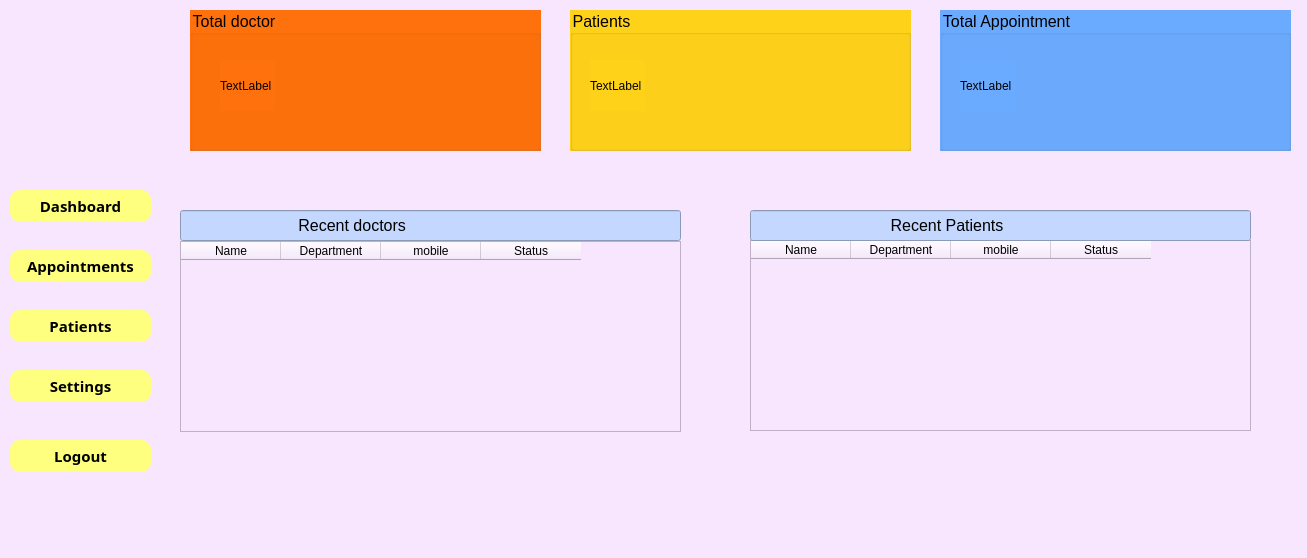
<?xml version="1.0" encoding="UTF-8"?>
<ui version="4.0">
 <class>MainWindow</class>
 <widget class="QMainWindow" name="MainWindow">
  <property name="geometry">
   <rect>
    <x>0</x>
    <y>0</y>
    <width>1307</width>
    <height>558</height>
   </rect>
  </property>
  <property name="windowTitle">
   <string>MainWindow</string>
  </property>
  <property name="styleSheet">
   <string notr="true">background-color: rgb(255, 170, 255);
background-color: rgb(248, 230, 255);</string>
  </property>
  <widget class="QWidget" name="centralwidget">
   <widget class="QPushButton" name="pushButton">
    <property name="geometry">
     <rect>
      <x>10</x>
      <y>190</y>
      <width>141</width>
      <height>32</height>
     </rect>
    </property>
    <property name="font">
     <font>
      <family>MS Reference Sans Serif</family>
      <pointsize>11</pointsize>
      <weight>75</weight>
      <italic>false</italic>
      <bold>true</bold>
      <underline>false</underline>
      <strikeout>false</strikeout>
      <kerning>true</kerning>
     </font>
    </property>
    <property name="styleSheet">
     <string notr="true">selection-color: rgb(255, 255, 127);
background-color: rgb(255, 255, 127);
color: black;
border-radius: 10px;</string>
    </property>
    <property name="text">
     <string>Dashboard</string>
    </property>
    <property name="default">
     <bool>false</bool>
    </property>
    <property name="flat">
     <bool>false</bool>
    </property>
   </widget>
   <widget class="QPushButton" name="pushButton_2">
    <property name="geometry">
     <rect>
      <x>10</x>
      <y>250</y>
      <width>141</width>
      <height>32</height>
     </rect>
    </property>
    <property name="font">
     <font>
      <family>MS Reference Sans Serif</family>
      <pointsize>11</pointsize>
      <weight>75</weight>
      <italic>false</italic>
      <bold>true</bold>
      <underline>false</underline>
      <strikeout>false</strikeout>
      <kerning>true</kerning>
     </font>
    </property>
    <property name="styleSheet">
     <string notr="true">background-color: rgb(149, 79, 255);
background-color: rgb(255, 195, 98);
background-color: rgb(114, 67, 255);
background-color: rgb(255, 255, 127);
border-radius: 10px;</string>
    </property>
    <property name="text">
     <string>Appointments</string>
    </property>
    <property name="default">
     <bool>false</bool>
    </property>
    <property name="flat">
     <bool>false</bool>
    </property>
   </widget>
   <widget class="QPushButton" name="pushButton_4">
    <property name="geometry">
     <rect>
      <x>10</x>
      <y>310</y>
      <width>141</width>
      <height>32</height>
     </rect>
    </property>
    <property name="font">
     <font>
      <family>MS Reference Sans Serif</family>
      <pointsize>11</pointsize>
      <weight>75</weight>
      <italic>false</italic>
      <bold>true</bold>
      <underline>false</underline>
      <strikeout>false</strikeout>
      <kerning>true</kerning>
     </font>
    </property>
    <property name="styleSheet">
     <string notr="true">background-color: rgb(255, 255, 127);
border-radius: 10px;</string>
    </property>
    <property name="text">
     <string>Patients</string>
    </property>
    <property name="default">
     <bool>false</bool>
    </property>
    <property name="flat">
     <bool>false</bool>
    </property>
   </widget>
   <widget class="QPushButton" name="pushButton_5">
    <property name="geometry">
     <rect>
      <x>10</x>
      <y>370</y>
      <width>141</width>
      <height>32</height>
     </rect>
    </property>
    <property name="font">
     <font>
      <family>MS Reference Sans Serif</family>
      <pointsize>11</pointsize>
      <weight>75</weight>
      <italic>false</italic>
      <bold>true</bold>
      <underline>false</underline>
      <strikeout>false</strikeout>
      <kerning>true</kerning>
     </font>
    </property>
    <property name="styleSheet">
     <string notr="true">background-color: rgb(255, 255, 127);
border-radius: 10px;</string>
    </property>
    <property name="text">
     <string>Settings</string>
    </property>
    <property name="default">
     <bool>false</bool>
    </property>
    <property name="flat">
     <bool>false</bool>
    </property>
   </widget>
   <widget class="QPushButton" name="pushButton_6">
    <property name="geometry">
     <rect>
      <x>10</x>
      <y>440</y>
      <width>141</width>
      <height>32</height>
     </rect>
    </property>
    <property name="font">
     <font>
      <family>MS Reference Sans Serif</family>
      <pointsize>11</pointsize>
      <weight>75</weight>
      <italic>false</italic>
      <bold>true</bold>
      <underline>false</underline>
      <strikeout>false</strikeout>
      <kerning>true</kerning>
     </font>
    </property>
    <property name="styleSheet">
     <string notr="true">background-color: rgb(255, 255, 127);
border-radius: 10px;</string>
    </property>
    <property name="text">
     <string>Logout</string>
    </property>
    <property name="default">
     <bool>false</bool>
    </property>
    <property name="flat">
     <bool>false</bool>
    </property>
   </widget>
   <widget class="QLabel" name="label">
    <property name="geometry">
     <rect>
      <x>-20</x>
      <y>-10</y>
      <width>181</width>
      <height>151</height>
     </rect>
    </property>
    <property name="text">
     <string/>
    </property>
    <property name="pixmap">
     <pixmap>images.png</pixmap>
    </property>
   </widget>
   <widget class="QGroupBox" name="groupBox">
    <property name="geometry">
     <rect>
      <x>190</x>
      <y>10</y>
      <width>351</width>
      <height>141</height>
     </rect>
    </property>
    <property name="font">
     <font>
      <pointsize>12</pointsize>
     </font>
    </property>
    <property name="styleSheet">
     <string notr="true">background-color: rgb(255, 113, 12);

</string>
    </property>
    <property name="title">
     <string>Total doctor</string>
    </property>
    <widget class="QLabel" name="label_3">
     <property name="geometry">
      <rect>
       <x>30</x>
       <y>50</y>
       <width>55</width>
       <height>51</height>
      </rect>
     </property>
     <property name="text">
      <string>TextLabel</string>
     </property>
    </widget>
   </widget>
   <widget class="QGroupBox" name="groupBox_2">
    <property name="geometry">
     <rect>
      <x>570</x>
      <y>10</y>
      <width>341</width>
      <height>141</height>
     </rect>
    </property>
    <property name="font">
     <font>
      <pointsize>12</pointsize>
     </font>
    </property>
    <property name="styleSheet">
     <string notr="true">background-color: rgb(255, 210, 26);</string>
    </property>
    <property name="title">
     <string>Patients</string>
    </property>
    <widget class="QLabel" name="label_2">
     <property name="geometry">
      <rect>
       <x>20</x>
       <y>50</y>
       <width>55</width>
       <height>51</height>
      </rect>
     </property>
     <property name="text">
      <string>TextLabel</string>
     </property>
    </widget>
   </widget>
   <widget class="QGroupBox" name="groupBox_3">
    <property name="geometry">
     <rect>
      <x>940</x>
      <y>10</y>
      <width>351</width>
      <height>141</height>
     </rect>
    </property>
    <property name="font">
     <font>
      <pointsize>12</pointsize>
     </font>
    </property>
    <property name="styleSheet">
     <string notr="true">background-color: rgb(107, 171, 255);</string>
    </property>
    <property name="title">
     <string>Total Appointment</string>
    </property>
    <widget class="QLabel" name="label_4">
     <property name="geometry">
      <rect>
       <x>20</x>
       <y>50</y>
       <width>55</width>
       <height>51</height>
      </rect>
     </property>
     <property name="text">
      <string>TextLabel</string>
     </property>
    </widget>
   </widget>
   <widget class="QTableWidget" name="tableWidget">
    <property name="geometry">
     <rect>
      <x>180</x>
      <y>241</y>
      <width>501</width>
      <height>191</height>
     </rect>
    </property>
    <column>
     <property name="text">
      <string>Name</string>
     </property>
    </column>
    <column>
     <property name="text">
      <string>Department</string>
     </property>
    </column>
    <column>
     <property name="text">
      <string>mobile</string>
     </property>
    </column>
    <column>
     <property name="text">
      <string>Status</string>
     </property>
    </column>
   </widget>
   <widget class="QLineEdit" name="lineEdit">
    <property name="geometry">
     <rect>
      <x>180</x>
      <y>210</y>
      <width>501</width>
      <height>31</height>
     </rect>
    </property>
    <property name="font">
     <font>
      <pointsize>12</pointsize>
     </font>
    </property>
    <property name="styleSheet">
     <string notr="true">background-color: rgb(196, 215, 255);</string>
    </property>
    <property name="text">
     <string>                          Recent doctors</string>
    </property>
   </widget>
   <widget class="QTableWidget" name="tableWidget_2">
    <property name="geometry">
     <rect>
      <x>750</x>
      <y>240</y>
      <width>501</width>
      <height>191</height>
     </rect>
    </property>
    <column>
     <property name="text">
      <string>Name</string>
     </property>
    </column>
    <column>
     <property name="text">
      <string>Department</string>
     </property>
    </column>
    <column>
     <property name="text">
      <string>mobile</string>
     </property>
    </column>
    <column>
     <property name="text">
      <string>Status</string>
     </property>
    </column>
   </widget>
   <widget class="QLineEdit" name="lineEdit_2">
    <property name="geometry">
     <rect>
      <x>750</x>
      <y>210</y>
      <width>501</width>
      <height>31</height>
     </rect>
    </property>
    <property name="font">
     <font>
      <pointsize>12</pointsize>
     </font>
    </property>
    <property name="styleSheet">
     <string notr="true">background-color: rgb(196, 215, 255);</string>
    </property>
    <property name="text">
     <string>                               Recent Patients</string>
    </property>
   </widget>
  </widget>
  <widget class="QMenuBar" name="menubar">
   <property name="geometry">
    <rect>
     <x>0</x>
     <y>0</y>
     <width>1307</width>
     <height>26</height>
    </rect>
   </property>
  </widget>
  <widget class="QStatusBar" name="statusbar"/>
 </widget>
 <resources>
  <include location="sample.qrc"/>
 </resources>
 <connections/>
</ui>
